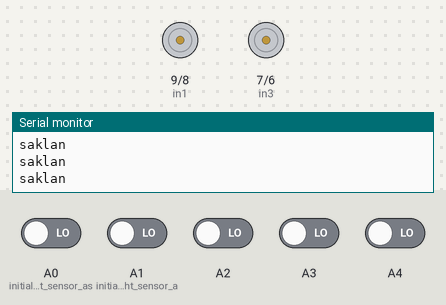
Recording of a sketch running on a simulated Arduino Uno, built with avr-gcc and run on an emulated ATmega328P. On the bench: motor-driver pin pairs drawn as motors (green arrow = first pin HIGH = forward, orange = second pin HIGH = backward, longer = more drive, scaled by the enable pin), the last lines printed to the serial monitor. Inputs (shaded band) come from the test bench; at power-on: A0 (initialize_Left_sensor_as), A1 (initialize_Right_sensor_a), A2–4 LOW.

Above: at 1.2 s.
1.3 s: A0 (initialize_Left_sensor_as) driven HIGH
At 2.5 s:
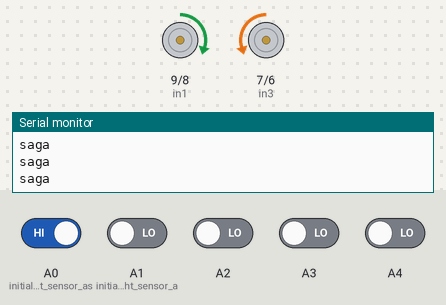
2.8 s: A1 (initialize_Right_sensor_a) driven HIGH
At 3.6 s:
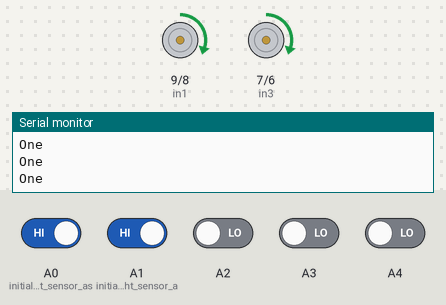
4.3 s: A2 driven HIGH
At 5.3 s:
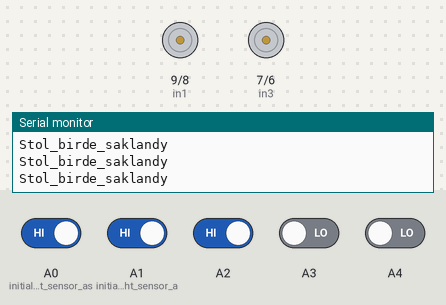
5.8 s: A2 driven LOW
At 7.0 s:
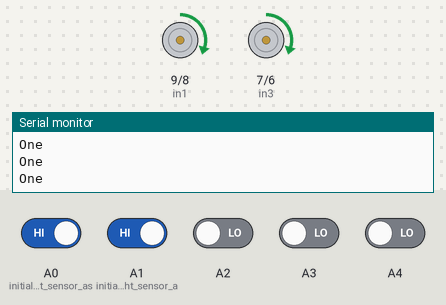
7.3 s: A0 (initialize_Left_sensor_as) driven LOW
At 8.2 s:
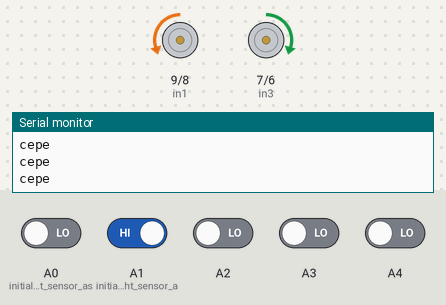
8.8 s: A1 (initialize_Right_sensor_a) driven LOW
At 9.5 s:
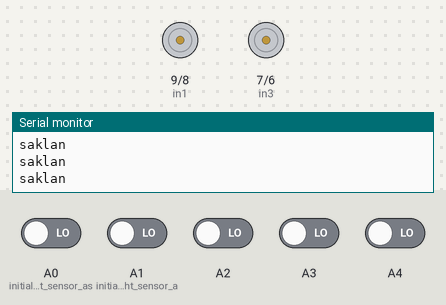
Timing chart, 0 to 11.3 s (numbered marks = the images above; inputs shaded):
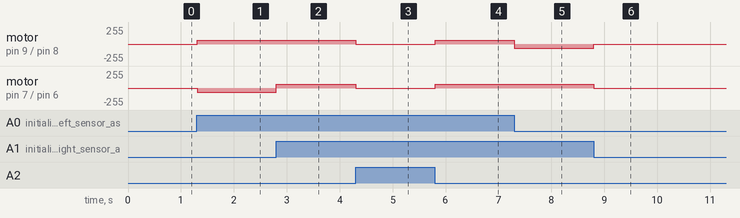

Measured:
- after the input at 1.3 s, motor on pin 9 (in1) / pin 8 (in2): stopped → forward 60/255 at once; motor on pin 7 (in3) / pin 6 (in4): stopped → backward 60/255 at once
- after the input at 2.8 s, motor on pin 7 (in3) / pin 6 (in4): backward 60/255 → forward 60/255 at once
- after the input at 4.3 s, motor on pin 9 (in1) / pin 8 (in2), motor on pin 7 (in3) / pin 6 (in4): forward 60/255 → stopped at once
- after the input at 5.8 s, motor on pin 9 (in1) / pin 8 (in2), motor on pin 7 (in3) / pin 6 (in4): stopped → forward 60/255 at once
- after the input at 7.3 s, motor on pin 9 (in1) / pin 8 (in2): forward 60/255 → backward 60/255 at once
- after the input at 8.8 s, motor on pin 9 (in1) / pin 8 (in2): backward 60/255 → stopped at once; motor on pin 7 (in3) / pin 6 (in4): forward 60/255 → stopped at once

The sketch:

duzedilmedigi.ino
```cpp
#define in1 9
#define in2 8
#define in3 7
#define in4 6
#define enA 10
#define enB 5

 int M1_Speed = 60; // speed of motor 1
 int M2_Speed = 60; // speed of motor 2
 int LeftRotationSpeed = 60;  // Left Rotation Speed
 int RightRotationSpeed = 60; // Right Rotation Speed

 void setup() {
  pinMode(in1,OUTPUT);
  pinMode(in2,OUTPUT);
  pinMode(in3,OUTPUT);
  pinMode(in4,OUTPUT);

    pinMode(enA,OUTPUT);
    pinMode(enB,OUTPUT);

      pinMode(A0, INPUT); // initialize Left sensor as an input
      pinMode(A1, INPUT); // initialize Right sensor as an input
      Serial.begin(9600);
}

void loop() {

  int LEFT_SENSOR = digitalRead(A0);
  int  RIGHT_SENSOR = digitalRead(A1);
  int Sensortable_1 = digitalRead(A2);
  int Sensortable_2 = digitalRead(A3);
  int Sensortable_3 = digitalRead(A4);

if(RIGHT_SENSOR==1 && LEFT_SENSOR==1 && Sensortable_1==0 && Sensortable_2==0 && Sensortable_3==0 ) {
    forward(); //FORWARD
    Serial.println("One");
}

  else if(RIGHT_SENSOR==0 && LEFT_SENSOR==1 && Sensortable_1==0 && Sensortable_2==0 && Sensortable_3==0) {
    left(); //Move Right
    Serial.println("saga");
 }

  else if(RIGHT_SENSOR==1 && LEFT_SENSOR==0 && Sensortable_1==0 && Sensortable_2==0 && Sensortable_3==0) {
   right();  //Move Left
    Serial.println("cepe");
}

  else if(RIGHT_SENSOR==0 && LEFT_SENSOR==0 && Sensortable_1==0 && Sensortable_2==0 && Sensortable_3==0) {
    Stop();  //STOP
    Serial.println("saklan");
 }
  else if(RIGHT_SENSOR==1 && LEFT_SENSOR==1 && Sensortable_1==1 && Sensortable_2==0 && Sensortable_3==0) {
    Stop();  //STOP
    Serial.println("Stol_birde_saklandy");
 }
  else if(RIGHT_SENSOR==1 && LEFT_SENSOR==1 && Sensortable_1==0 && Sensortable_2==1 && Sensortable_3==0) {
    Stop();  //STOP
    Serial.println("Stol_ikide_saklandy");
 }
  else if(RIGHT_SENSOR==1 && LEFT_SENSOR==1 && Sensortable_1==0 && Sensortable_2==0 && Sensortable_3==1) {
    Stop();  //STOP
    Serial.println("Stol_ucde_saklandy");
 }
}


void forward()
{
            digitalWrite(in1, HIGH);
            digitalWrite(in2, LOW);
            digitalWrite(in3, HIGH);
            digitalWrite(in4, LOW);

               analogWrite(enA, M1_Speed);
                analogWrite(enB, M2_Speed);
}

void backward()
{
            digitalWrite(in1, LOW);
            digitalWrite(in2, HIGH);
            digitalWrite(in3, LOW);
            digitalWrite(in4, HIGH);

                analogWrite(enA, M1_Speed);
                analogWrite(enB, M2_Speed);
}

void right()
{
            digitalWrite(in1, LOW);
            digitalWrite(in2, HIGH);
            digitalWrite(in3, HIGH);
            digitalWrite(in4, LOW);

                analogWrite(enA, LeftRotationSpeed);
                analogWrite(enB, RightRotationSpeed);
}

void left()
{
            digitalWrite(in1, HIGH);
            digitalWrite(in2, LOW);
            digitalWrite(in3, LOW);
            digitalWrite(in4, HIGH);

                analogWrite(enA, LeftRotationSpeed);
                analogWrite(enB, RightRotationSpeed);
}

void Stop()
{
            digitalWrite(in1, LOW);
            digitalWrite(in2, LOW);
            digitalWrite(in3, LOW);
            digitalWrite(in4, LOW);
}
```
